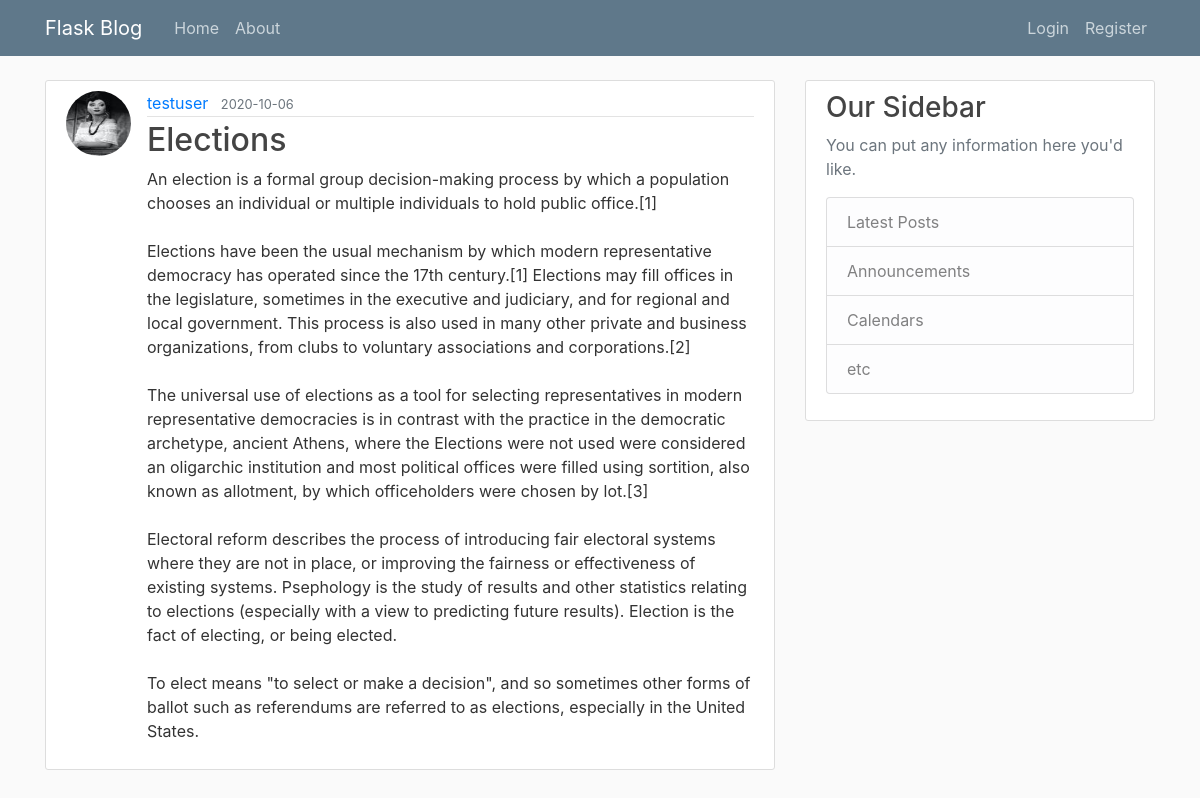
Screenshot of /post/2 with the database file from the repository.
### flaskblog/models.py (models this page shows, shortened)
class User(db.Model, UserMixin):
    id = db.Column(db.Integer, primary_key=True)
    username = db.Column(db.String(20), unique=True, nullable=False)
    email = db.Column(db.String(120), unique=True, nullable=False)
    image_file = db.Column(db.String(20), nullable=False, default='default.jpg')
    password = db.Column(db.String(60), nullable=False)
    posts = db.relationship('Post', backref='author', lazy=True)

class Post(db.Model):
    id = db.Column(db.Integer, primary_key=True)
    title = db.Column(db.String(100), nullable=False)
    date_posted = db.Column(db.DateTime, nullable=False, default=datetime.utcnow)
    content = db.Column(db.Text, nullable=False)
    user_id = db.Column(db.Integer, db.ForeignKey('user.id'), nullable=False)

### flaskblog/routes.py (the view)
@app.route("/post/<int:post_id>")
def post(post_id):
    post = Post.query.get_or_404(post_id)
    return render_template('post.html', title=post.title, post=post)

### flaskblog/templates/post.html (shortened to what this page needs)
{% extends "layout.html" %}
{% block content %}
  <article class="media content-section">
    <img class="rounded-circle article-img" src="{{ url_for('static', filename='images/' + post.author.image_file) }}">
    <div class="media-body">
      <div class="article-metadata">
        <a class="mr-2" href="{{ url_for('user_posts', username=post.author.username) }}">{{ post.author.username }}</a>
        <small class="text-muted">{{ post.date_posted.strftime('%Y-%m-%d') }}</small>
      </div>
      <h2 class="article-title">{{ post.title }}</h2>
      <p class="article-content">{{ post.content }}</p>
    </div>
  </article>
{% endblock content %}

### flaskblog/static/main.css (style rules this page uses)
body { background: #fafafa; color: #333333; margin-top: 5rem; }
h1, h2, h3, h4, h5, h6 { color: #444444; }
.content-section { background: #ffffff; padding: 10px 20px; border: 1px solid #dddddd; border-radius: 3px; margin-bottom: 20px; }
.article-title { color: #444444; }
.article-content { white-space: pre-line; }
.article-img { height: 65px; width: 65px; margin-right: 16px; }
.article-metadata { padding-bottom: 1px; margin-bottom: 4px; border-bottom: 1px solid #e3e3e3 }

### rows the page displays
User: image_file (picture), author.username "testuser"
Post: date_posted "2020-10-06", title "Elections", content "An election is a formal group decision-making process by which a population chooses an individual or multiple individuals to hold public office.[1] Elections have been the usual mechanism by which modern representative democracy has operated since the 17th century.[1] Elections may fill offices in the legislature, sometimes in the executive and judiciary, and for regional and local government. This process is also used in many other private and business organizations, from clubs to voluntary associations and corporations.[2] The universal use of elections as a tool for selecting representatives in modern representative democracies is in contrast with the practice in the democratic…"
